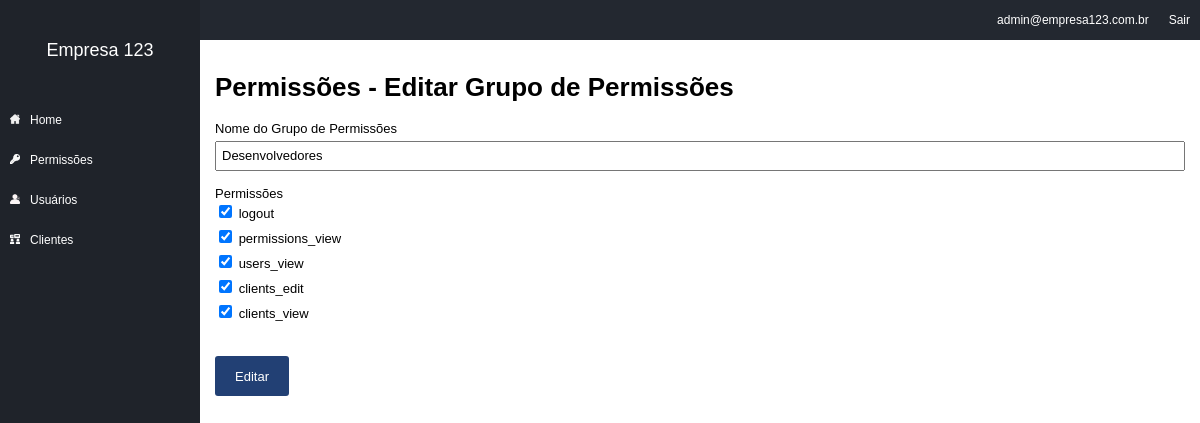
Screenshot of /permissions/edit_group/1 (signed in) with the database file from the repository.
### tables this page shows
CREATE TABLE IF NOT EXISTS `permission_groups` (
  `id` int(11) unsigned NOT NULL AUTO_INCREMENT,
  `id_company` int(11) NOT NULL,
  `name` varchar(50) NOT NULL,
  `params` varchar(200) NOT NULL,
  PRIMARY KEY (`id`)
);

CREATE TABLE IF NOT EXISTS `permission_params` (
  `id` int(10) unsigned NOT NULL AUTO_INCREMENT,
  `id_company` int(11) NOT NULL,
  `name` varchar(50) NOT NULL,
  PRIMARY KEY (`id`)
);

### core/controller.php (called while the page is built, shortened)
<?php
class controller {
	public function loadTemplate($viewName, $viewData = array()) {
		include 'views/template.php';
	}
	public function loadViewInTemplate($viewName, $viewData) {
		extract($viewData);
		include 'views/'.$viewName.'.php';
	}
}

### core/Core.php (called while the page is built, shortened)
<?php
class Core{
public function run() {
	$url='/';
	if(isset($_GET['url'])){
		$url.=$_GET['url'];
		}
		$params = array();
		if(!empty($url) && $url !='/'){
			$url = explode('/', $url);
			array_shift($url);
			array_shift($url);
			if(isset($url[0]) && !empty($url[0])){
				$currentAction = $url[0];
				array_shift($url);
			} else{
				$currentAction = 'index';
			}
			if(count($url) >0) {
				$params = $url;
			}
		}else{
			$currentController = 'homeController';
			$currentAction = 'index';
		}
		$c = new $currentController();
		call_user_func_array(array($c, $currentAction), $params);
	}
}

### index.php (called while the page is built, shortened)
<?php
require 'config.php';
	$core = new Core();
	$core->run();

### core/Model.php (called while the page is built, shortened)
<?php
class model {
	public function __construct() {
		global $config;
		$this->db = new PDO("mysql:dbname=".$config['dbname'].";host=".$config['host'], $config['dbuser'], $config['dbpass']);
	}
}
?>

### config.php (called while the page is built, shortened)
<?php
$config = array();
if(ENVIRONMENT == 'development'){
	$config['dbname'] = 'contaazul';
	$config['host'] = 'localhost';
	$config['dbuser'] = 'root';
	$config['dbpass'] = '';
}else {
	define("BASE_URL", "http://meusite.com.br/");
	$config['dbname'] = 'contaazul';
	$config['host'] = 'localhost';
	$config['dbuser'] = 'root';
	$config['dbpass'] = '';
}

### models/Permissions.php (called while the page is built, shortened)
<?php
class Permissions extends model {
	public function getList($id_company) {
		$array = array();
		$sql = $this->db->prepare("SELECT * FROM permission_params WHERE id_company = :id_company");
		$sql->bindValue(":id_company", $id_company);
		$sql->execute();
		if($sql->rowCount() > 0) {
			$array = $sql->fetchAll();
		}
		return $array;
	}
	public function getGroup($id, $id_company) {
		$array = array();
		$sql = $this->db->prepare("SELECT * FROM permission_groups WHERE id = :id AND id_company = :id_company");
		$sql->bindValue(":id", $id);
		$sql->bindValue(":id_company", $id_company);
		$sql->execute();
		if($sql->rowCount() > 0) {
			$array = $sql->fetch();
			$array['params'] = explode(',', $array['params']);
		}
		return $array;
	}
}

### models/Users.php (called while the page is built, shortened)
<?php
	class Users extends model{
		private $userInfo;
	public function setLoggedUser(){
		if (isset($_SESSION['ccUser']) && !empty($_SESSION['ccUser'])) {
			$id = $_SESSION['ccUser'];
			$sql = $this->db->prepare("SELECT * FROM users WHERE id =:id");
			$sql->bindValue(':id', $id);
			$sql->execute();
			if($sql->rowCount() >0) {
				$this->userInfo = $sql->fetch();
			}
		}
	}
	public function getCompany(){
		if(isset($this->userInfo['id_company'])) {
		return $this->userInfo['id_company'];
	} else {
		return 0;
		}
	}
}

### views/permissions_editgroup.php (the view)
<h1> Permissões - Editar Grupo de Permissões</h1>
<form method="POST">
	<label for="name">Nome do Grupo de Permissões</label></br>
	<input type = "text" name="name" value = "<?php echo $group_info['name']; ?>" /><br/><br/>
	<label>Permissões</label><br/>
	<?php foreach($permissions_list as $p): ?>
	<div class="p_item"	>
		<input type="checkbox" name="permissions[]" value="<?php echo $p['id'];?>" id="p_<?php echo $p['id']; ?>"<?php echo(in_array($p['id'], $group_info['params']))?'checked="checked"':'';?>/>
		<label for="p_<?php echo $p['id']; ?>"><?php echo $p['name']; ?></label>
	</div>
<?php endforeach; ?>
<br/><br/>
<input type="submit" value="Editar"/>
</form>

### assets/css/template.css (style rules this page uses)
body { margin: 0; padding: 0; font-size: 13px; font-family: Arial; }
input[type=text], input[type=email], input[type=password], select, textarea { width: 100%; height: 30px; font-size: 13px; outline: 0; padding-left: 5px; padding-right: 5px; margin-top: 5px; }
input[type=submit], button, .button { border: 0px; background-color: #224074; color:#FFF; height: 40px; line-height: 40px; border-radius: 3px; padding-left: 20px; padding-right: 20px; cursor:pointer; font-size: 13px; display: inline-block; }
.p_item { height: 25px; line-height: 25px; }

### rows the page displays
permission_groups: name "Desenvolvedores"
permission_params: id "☑", name "logout"
permission_params: id "☑", name "permissions_view"
permission_params: id "☑", name "users_view"
permission_params: id "☑", name "clients_edit"
permission_params: id "☑", name "clients_view"

### other values shown
$viewData['company_name'] "Empresa 123"
$viewData['user_email'] "admin@empresa123.com.br"
